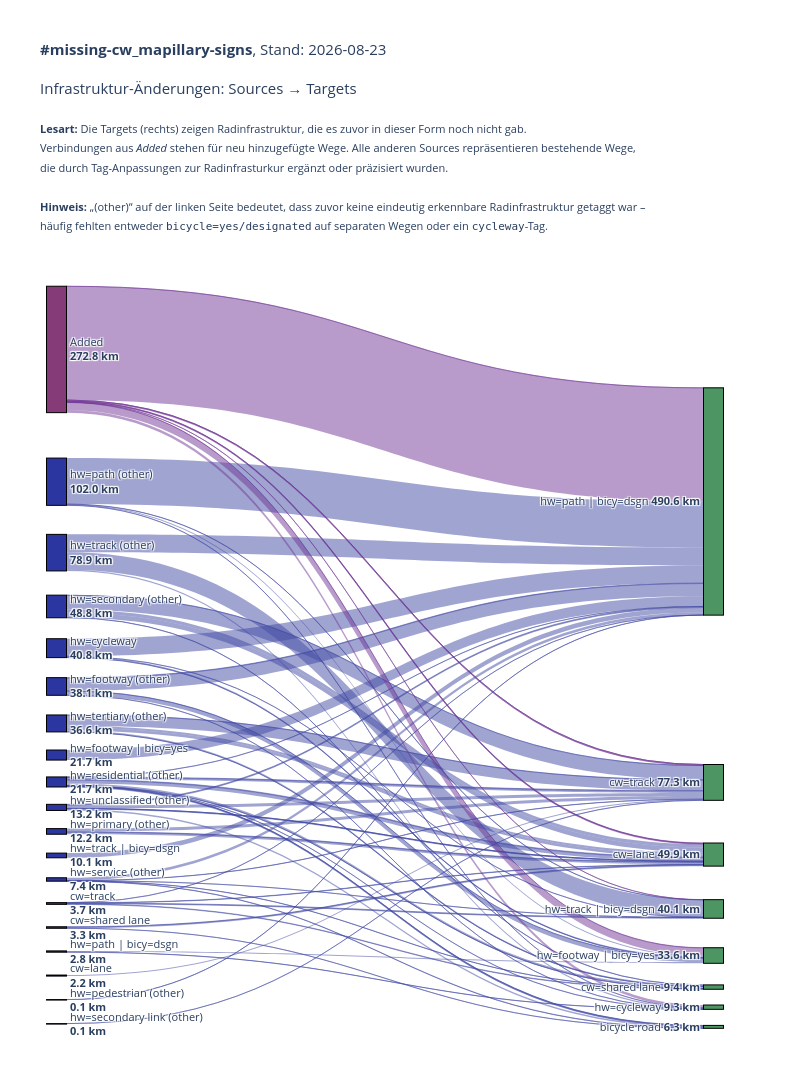

Here is the notebook cell this chart was saved with:
### Code cell
# Sankey-Diagramm mit plotly erstellen (mit differenzierten Quellen)
import plotly.graph_objects as go
import numpy as np

# Erstelle Sankey-Daten
sankey_df = get_infrastructure_analysis_sankey()

# Filtere nur positive Werte
sankey_df = sankey_df[sankey_df['value'] > 0].copy()

# Hole alle eindeutigen Sources und Targets
sources = sorted(sankey_df['source'].unique())
targets = sorted(sankey_df['target'].unique())

# Berechne Gesamtwerte für Farbcodierung und Sortierung
source_totals = sankey_df.groupby('source')['value'].sum().to_dict()
target_totals = sankey_df.groupby('target')['value'].sum().to_dict()

# Sortiere nach Gesamtwert für bessere Positionierung
sources = sorted(sources, key=lambda x: source_totals.get(x, 0), reverse=True)
targets = sorted(targets, key=lambda x: target_totals.get(x, 0), reverse=True)

# Erstelle Liste aller Knoten: Sources links, Targets rechts (auch wenn sie überlappen)
# Jeder Knoten erscheint zweimal wenn er sowohl Source als auch Target ist
all_nodes = sources + targets
# Erstelle Indizes: Sources bekommen Indizes 0..len(sources)-1, Targets bekommen len(sources)..len(sources)+len(targets)-1
source_indices_map = {source: idx for idx, source in enumerate(sources)}
target_indices_map = {target: len(sources) + idx for idx, target in enumerate(targets)}

# Erstelle source, target und value Listen für plotly
source_indices = []
target_indices = []
values = []
link_colors = []

# Farben definieren
color_added = 'rgba(114, 56, 150, 0.5)'
color_other = 'rgba(67, 75, 163, 0.5)'

for _, row in sankey_df.iterrows():
    source = row['source']
    target = row['target']
    value = row['value']
    
    # Verwende separate Indizes für Sources (links) und Targets (rechts)
    source_indices.append(source_indices_map[source])
    target_indices.append(target_indices_map[target])
    values.append(value)
    
    # Farbe basierend auf Source
    if source == 'Added':
        link_colors.append(color_added)
    else:
        link_colors.append(color_other)

# Erstelle Knoten-Farben und Labels
node_colors = []
node_labels = []
node_x = []  # X-Positionen: 0 für Sources, 1 für Targets
node_y = []  # Y-Positionen: proportional zu Werten

# Berechne Y-Positionen für Sources (proportional zu Werten)
source_total = sum(source_totals.values())
y_current = 0
source_y_positions = {}
for source in sources:
    total = source_totals.get(source, 0)
    if total > 0:
        height = total / source_total if source_total > 0 else 0
        source_y_positions[source] = y_current + height / 2
        y_current += height

# Berechne Y-Positionen für Targets (proportional zu Werten)
target_total = sum(target_totals.values())
y_current = 0
target_y_positions = {}
for target in targets:
    total = target_totals.get(target, 0)
    if total > 0:
        height = total / target_total if target_total > 0 else 0
        target_y_positions[target] = y_current + height / 2 
        y_current += height


# # Berechne Y-Positionen für Targets (proportional zu Werten) + variable Gaps
# target_total = sum(target_totals.values())

# # Parameter zum Tuning
# min_height = 0.012      # Mindest-"Höhe" pro Node (macht kleine Nodes lesbarer)
# gap_base   = 0.002      # Grundabstand zwischen Nodes
# gap_scale  = 0.020      # wie stark kleine Nodes extra Abstand bekommen

# # 1) Roh-Heights
# heights = np.array([target_totals.get(t, 0) / target_total for t in targets], dtype=float)

# # 2) Mindesthöhe erzwingen (optional, aber sehr hilfreich bei vielen kleinen Nodes)
# heights = np.maximum(heights, min_height)

# # 3) Variable Gaps: kleine Nodes bekommen mehr Abstand
# #    (wenn height klein => (h_max - h) groß => gap groß)
# h_max = heights.max() if len(heights) else 0
# gaps = gap_base + gap_scale * (h_max - heights)

# # 4) Normalisieren: Sum(heights) + Sum(gaps) muss in [0..1] passen
# total_span = heights.sum() + gaps.sum()
# heights = heights / total_span
# gaps    = gaps    / total_span

# # 5) Midpoints berechnen
# target_y_positions = {}
# y_current = 0.0
# for t, h, g in zip(targets, heights, gaps):
#     target_y_positions[t] = y_current + h / 2
#     y_current += h + g

###############################
import numpy as np

def compute_y_positions(items, totals, min_height=0.012, gap_base=0.002, gap_scale=0.020):
    total_sum = sum(totals.values())
    if total_sum == 0:
        return {item: 0.5 for item in items}

    # 1) Roh-Heights
    heights = np.array([totals.get(i, 0) / total_sum for i in items], dtype=float)

    # 2) Mindesthöhe erzwingen
    heights = np.maximum(heights, min_height)

    # 3) Variable Gaps (kleine Nodes → größerer Abstand)
    h_max = heights.max()
    gaps = gap_base + gap_scale * (h_max - heights)

    # 4) Normalisieren
    total_span = heights.sum() + gaps.sum()
    heights /= total_span
    gaps    /= total_span

    # 5) Midpoints berechnen
    y_positions = {}
    y_current = 0.0
    for item, h, g in zip(items, heights, gaps):
        y_positions[item] = y_current + h / 2
        y_current += h + g

    return y_positions

source_y_positions = compute_y_positions(
    sources,
    source_totals,
    min_height=0.024,   # Sources meist weniger → etwas größer
    gap_base=0.02,
    gap_scale=0.020
)

target_y_positions = compute_y_positions(
    targets,
    target_totals,
    min_height=0.012,
    gap_base=0.002,
    gap_scale=0.020
)



# Erstelle Knoten-Arrays: Zuerst alle Sources, dann alle Targets
# Sources (links)
for source in sources:
    node_x.append(0.05)  # Links für Sources, mit etwas Abstand zum Rand
    node_y.append(source_y_positions.get(source, 0))
    if source == 'Added':
        node_colors.append("#843b77")
    else:
        node_colors.append("#2c36a0")
    # Label mit Gesamtwert - kürzere Formatierung
    total = source_totals.get(source, 0)
    label = source.replace('_other', ' (other)').replace('bicycle=designated', '| bicy=dsgn').replace('bicycle=yes', '| bicy=yes').replace('_', ' ')
    if len(label) > 30:
        label = label[:27] + '...'
    node_labels.append(f'{label}<br><b>{total:.1f} km</b>')

# Targets (rechts)
for target in targets:
    node_x.append(0.95)  # Rechts für Targets, mit etwas Abstand zum Rand
    node_y.append(target_y_positions.get(target, 0))
    node_colors.append("#4d9663")
    total = target_totals.get(target, 0)
    label = target.replace('bicycle=designated', '| bicy=dsgn').replace('bicycle=yes', '| bicy=yes').replace('_', ' ')
    if len(label) > 30:
        label = label[:27] + '...'
    node_labels.append(f'{label} <b>{total:.1f} km</b>')

# Erstelle das Sankey-Diagramm
fig = go.Figure(data=[go.Sankey(
    arrangement='perpendicular',  # Bessere Anordnung der Links
    node=dict(
        pad=25,  # Mehr Abstand zwischen Knoten
        thickness=20,  # Dickere Knoten für bessere Lesbarkeit
        line=dict(color="black", width=1),
        label=node_labels,
        color=node_colors,
        x=node_x,
        y=node_y
    ),
    link=dict(
        source=source_indices,
        target=target_indices,
        value=values,
        color=link_colors,
        hovertemplate='<b>%{source.label}</b> → <b>%{target.label}</b><br>Wert: <b>%{value:.1f} km</b><extra></extra>'
    )
)])

print (node_y)

fig.update_layout(
    #title_text="<b>#missing-cw_mapillary-signs</b>, by 2025-12-01 <br><br> Infrastruktur-Änderungen: Sources → Targets <br>",
    title_text=(
    "<b>#missing-cw_mapillary-signs</b>, Stand: "+ DATE_SNAPSHOT +"<br><br>" 
    "Infrastruktur-Änderungen: Sources → Targets<br><br>"
    "<span style='font-size:11px;'>"
    "<b>Lesart:</b> Die Targets (rechts) zeigen Radinfrastruktur, "
    "die es zuvor in dieser Form noch nicht gab. <br>"
    "Verbindungen aus <i>Added</i> stehen für neu hinzugefügte Wege. "
    "Alle anderen Sources repräsentieren bestehende Wege, <br>"
    "die durch Tag-Anpassungen zur Radinfrasturkur ergänzt oder präzisiert wurden.<br>"
    "<br>"
    "<b>Hinweis:</b> „(other)“ auf der linken Seite bedeutet, "
    "dass zuvor keine eindeutig erkennbare Radinfrastruktur "
    "getaggt war – <br>häufig fehlten entweder "
    "<span style='font-family:monospace;font-size:11px;'>bicycle=yes/designated</span>"
    " auf separaten Wegen oder ein "
    "<span style='font-family:monospace;font-size:11px;'>cycleway</span>"
    "-Tag.</span>"

) ,
    font_size=11,
    height=1200,
    width=800,  # Etwas breiter für bessere Darstellung
    margin=dict(l=20, r=50, t=260, b=50),  # Mehr Rand für Labels
        title=dict(
        y=0.95,
        yanchor="top"
    ),
)

fig.show()

### Figure 1 — Plotly figure (JSON) as saved in the notebook; plotly's stock layout.template omitted (floating-point values rounded to 4 significant figures)
{"data": [{"arrangement": "perpendicular", "link": {"color": ["rgba(67, 75, 163, 0.5)", "rgba(67, 75, 163, 0.5)", "rgba(67, 75, 163, 0.5)", "rgba(67, 75, 163, 0.5)", "rgba(67, 75, 163, 0.5)", "rgba(67, 75, 163, 0.5)", "rgba(67, 75, 163, 0.5)", "rgba(67, 75, 163, 0.5)", "rgba(67, 75, 163, 0.5)", "rgba(67, 75, 163, 0.5)", "rgba(114, 56, 150, 0.5)", "rgba(67, 75, 163, 0.5)", "rgba(67, 75, 163, 0.5)", "rgba(114, 56, 150, 0.5)", "rgba(67, 75, 163, 0.5)", "rgba(67, 75, 163, 0.5)", "rgba(67, 75, 163, 0.5)", "rgba(67, 75, 163, 0.5)", "rgba(67, 75, 163, 0.5)", "rgba(67, 75, 163, 0.5)", "rgba(67, 75, 163, 0.5)", "rgba(114, 56, 150, 0.5)", "rgba(114, 56, 150, 0.5)", "rgba(114, 56, 150, 0.5)", "rgba(67, 75, 163, 0.5)", "rgba(67, 75, 163, 0.5)", "rgba(67, 75, 163, 0.5)", "rgba(67, 75, 163, 0.5)", "rgba(67, 75, 163, 0.5)", "rgba(67, 75, 163, 0.5)", "rgba(67, 75, 163, 0.5)", "rgba(67, 75, 163, 0.5)", "rgba(114, 56, 150, 0.5)", "rgba(67, 75, 163, 0.5)", "rgba(67, 75, 163, 0.5)", "rgba(67, 75, 163, 0.5)", "rgba(67, 75, 163, 0.5)", "rgba(67, 75, 163, 0.5)", "rgba(67, 75, 163, 0.5)", "rgba(67, 75, 163, 0.5)", "rgba(67, 75, 163, 0.5)", "rgba(114, 56, 150, 0.5)", "rgba(67, 75, 163, 0.5)", "rgba(67, 75, 163, 0.5)", "rgba(67, 75, 163, 0.5)", "rgba(67, 75, 163, 0.5)", "rgba(67, 75, 163, 0.5)", "rgba(67, 75, 163, 0.5)", "rgba(67, 75, 163, 0.5)", "rgba(67, 75, 163, 0.5)", "rgba(67, 75, 163, 0.5)", "rgba(114, 56, 150, 0.5)", "rgba(67, 75, 163, 0.5)", "rgba(114, 56, 150, 0.5)", "rgba(67, 75, 163, 0.5)", "rgba(67, 75, 163, 0.5)", "rgba(67, 75, 163, 0.5)", "rgba(67, 75, 163, 0.5)", "rgba(67, 75, 163, 0.5)", "rgba(67, 75, 163, 0.5)", "rgba(67, 75, 163, 0.5)", "rgba(67, 75, 163, 0.5)", "rgba(67, 75, 163, 0.5)", "rgba(67, 75, 163, 0.5)", "rgba(67, 75, 163, 0.5)", "rgba(67, 75, 163, 0.5)", "rgba(67, 75, 163, 0.5)", "rgba(67, 75, 163, 0.5)", "rgba(67, 75, 163, 0.5)", "rgba(67, 75, 163, 0.5)", "rgba(114, 56, 150, 0.5)", "rgba(67, 75, 163, 0.5)", "rgba(67, 75, 163, 0.5)", "rgba(67, 75, 163, 0.5)"], "hovertemplate": "<b>%{source.label}</b> → <b>%{target.label}</b><br>Wert: <b>%{value:.1f} km</b><extra></extra>", "source": [3, 6, 8, 6, 4, 8, 8, 10, 5, 13, 0, 14, 8, 0, 3, 6, 3, 9, 5, 12, 12, 0, 0, 0, 1, 2, 4, 2, 3, 5, 6, 7, 0, 3, 11, 5, 8, 10, 9, 12, 6, 0, 10, 8, 9, 15, 2, 14, 1, 16, 9, 0, 8, 0, 13, 9, 13, 12, 4, 8, 8, 8, 12, 1, 5, 1, 4, 13, 15, 14, 0, 18, 17, 6], "target": [21, 21, 24, 24, 23, 21, 20, 21, 19, 24, 21, 21, 26, 23, 24, 20, 20, 21, 23, 22, 24, 19, 20, 19, 19, 19, 19, 22, 20, 19, 20, 19, 23, 21, 19, 23, 21, 20, 20, 19, 21, 25, 21, 20, 26, 23, 25, 21, 23, 20, 19, 20, 26, 21, 22, 21, 21, 26, 23, 24, 19, 25, 20, 25, 25, 22, 22, 19, 25, 26, 22, 20, 19, 24], "value": [7, 4.6, 4.4, 3, 2.5, 1.5, 1.4, 1.1, 1.1, 1, 0.8, 0.7, 0.7, 0.5, 0.4, 0.4, 0.3, 0.3, 0.3, 0.2, 0.2, 0.1, 0.1, 245.4, 99.3, 38.8, 37.7, 37.6, 30.6, 27.6, 22.7, 21.7, 16.2, 10.5, 10.1, 8.9, 7.1, 6.9, 6.5, 6.1, 5.8, 5.8, 4.2, 3.8, 2.9, 2.6, 2.5, 2.4, 2.2, 2.2, 2.1, 2, 1.9, 1.7, 1.7, 1.4, 0.8, 0.6, 0.4, 0.3, 0.3, 0.3, 0.3, 0.3, 0.2, 0.2, 0.2, 0.2, 0.2, 0.2, 0.2, 0.1, 0.1, 0.1]}, "node": {"color": ["#843b77", "#2c36a0", "#2c36a0", "#2c36a0", "#2c36a0", "#2c36a0", "#2c36a0", "#2c36a0", "#2c36a0", "#2c36a0", "#2c36a0", "#2c36a0", "#2c36a0", "#2c36a0", "#2c36a0", "#2c36a0", "#2c36a0", "#2c36a0", "#2c36a0", "#4d9663", "#4d9663", "#4d9663", "#4d9663", "#4d9663", "#4d9663", "#4d9663", "#4d9663"], "label": ["Added<br><b>272.8 km</b>", "hw=path (other)<br><b>102.0 km</b>", "hw=track (other)<br><b>78.9 km</b>", "hw=secondary (other)<br><b>48.8 km</b>", "hw=cycleway<br><b>40.8 km</b>", "hw=footway (other)<br><b>38.1 km</b>", "hw=tertiary (other)<br><b>36.6 km</b>", "hw=footway | bicy=yes<br><b>21.7 km</b>", "hw=residential (other)<br><b>21.7 km</b>", "hw=unclassified (other)<br><b>13.2 km</b>", "hw=primary (other)<br><b>12.2 km</b>", "hw=track | bicy=dsgn<br><b>10.1 km</b>", "hw=service (other)<br><b>7.4 km</b>", "cw=track<br><b>3.7 km</b>", "cw=shared lane<br><b>3.3 km</b>", "hw=path | bicy=dsgn<br><b>2.8 km</b>", "cw=lane<br><b>2.2 km</b>", "hw=pedestrian (other)<br><b>0.1 km</b>", "hw=secondary link (other)<br><b>0.1 km</b>", "hw=path | bicy=dsgn <b>490.6 km</b>", "cw=track <b>77.3 km</b>", "cw=lane <b>49.9 km</b>", "hw=track | bicy=dsgn <b>40.1 km</b>", "hw=footway | bicy=yes <b>33.6 km</b>", "cw=shared lane <b>9.4 km</b>", "hw=cycleway <b>9.3 km</b>", "bicycle road <b>6.3 km</b>"], "line": {"color": "black", "width": 1}, "pad": 25, "thickness": 20, "x": [0.05, 0.05, 0.05, 0.05, 0.05, 0.05, 0.05, 0.05, 0.05, 0.05, 0.05, 0.05, 0.05, 0.05, 0.05, 0.05, 0.05, 0.05, 0.05, 0.95, 0.95, 0.95, 0.95, 0.95, 0.95, 0.95, 0.95], "y": [0.1144, 0.2835, 0.3742, 0.443, 0.4964, 0.5454, 0.5926, 0.633, 0.6675, 0.7, 0.7307, 0.7614, 0.7922, 0.8229, 0.8536, 0.8843, 0.915, 0.9458, 0.9765, 0.3088, 0.668, 0.7603, 0.8299, 0.8894, 0.9298, 0.9555, 0.9806]}, "type": "sankey"}], "layout": {"font": {"size": 11}, "height": 1200, "margin": {"b": 50, "l": 20, "r": 50, "t": 260}, "title": {"text": "<b>#missing-cw_mapillary-signs</b>, Stand: 2026-08-23<br><br>Infrastruktur-Änderungen: Sources → Targets<br><br><span style='font-size:11px;'><b>Lesart:</b> Die Targets (rechts) zeigen Radinfrastruktur, die es zuvor in dieser Form noch nicht gab. <br>Verbindungen aus <i>Added</i> stehen für neu hinzugefügte Wege. Alle anderen Sources repräsentieren bestehende Wege, <br>die durch Tag-Anpassungen zur Radinfrasturkur ergänzt oder präzisiert wurden.<br><br><b>Hinweis:</b> „(other)“ auf der linken Seite bedeutet, dass zuvor keine eindeutig erkennbare Radinfrastruktur getaggt war – <br>häufig fehlten entweder <span style='font-family:monospace;font-size:11px;'>bicycle=yes/designated</span> auf separaten Wegen oder ein <span style='font-family:monospace;font-size:11px;'>cycleway</span>-Tag.</span>", "y": 0.95, "yanchor": "top"}, "width": 800}}
